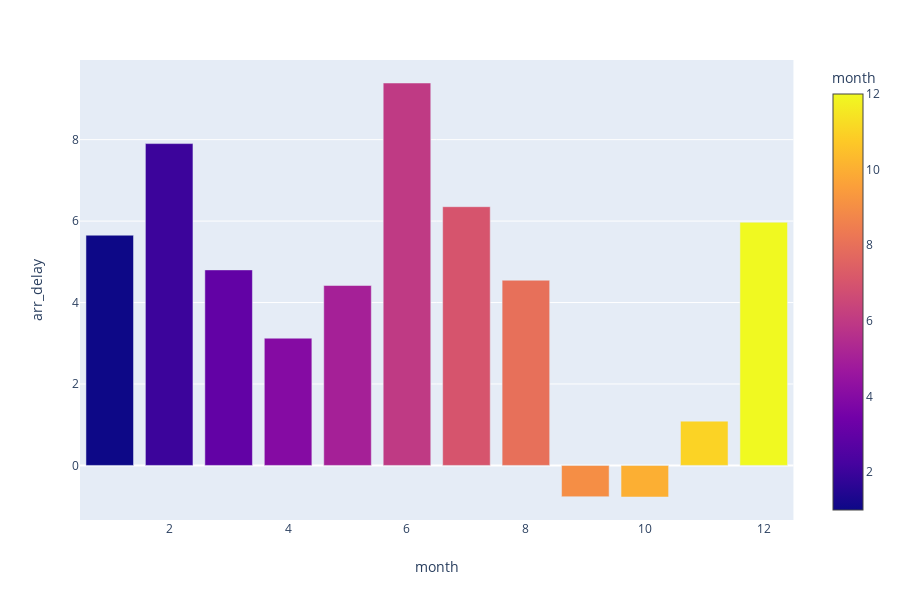

The cell this chart's notebook holds for it:
### Code cell
fig = px.bar(df, x='month', y = 'arr_delay', color='month') #defining figure
fig.show() #to show figure defined above

### Figure 1 — Plotly figure (JSON) as saved in the notebook; plotly's stock layout.template omitted (floating-point values rounded to 4 significant figures)
{"data": [{"alignmentgroup": "True", "hoverlabel": {"namelength": 0}, "hovertemplate": "month=%{marker.color}<br>arr_delay=%{y}", "legendgroup": "", "marker": {"color": [1, 2, 3, 4, 5, 6, 7, 8, 9, 10, 11, 12], "coloraxis": "coloraxis"}, "name": "", "offsetgroup": "", "orientation": "v", "showlegend": false, "textposition": "auto", "type": "bar", "x": [1, 2, 3, 4, 5, 6, 7, 8, 9, 10, 11, 12], "xaxis": "x", "y": ["5.6533274605930615", "7.903148015685324", "4.801888513459922", "3.1247219937710113", "4.4186718927630775", "9.391036263363347", "6.353538767624703", "4.547990739144742", "-0.7679300391873465", "-0.7751133874301934", "1.0875992580752694", "5.971955011163742"], "yaxis": "y"}], "layout": {"barmode": "relative", "coloraxis": {"colorbar": {"title": {"text": "month"}}, "colorscale": [[0, "#0d0887"], [0.1111, "#46039f"], [0.2222, "#7201a8"], [0.3333, "#9c179e"], [0.4444, "#bd3786"], [0.5556, "#d8576b"], [0.6667, "#ed7953"], [0.7778, "#fb9f3a"], [0.8889, "#fdca26"], [1, "#f0f921"]]}, "height": 600, "legend": {"tracegroupgap": 0}, "margin": {"t": 60}, "xaxis": {"anchor": "y", "domain": [0, 0.98], "title": {"text": "month"}}, "yaxis": {"anchor": "x", "domain": [0, 1], "title": {"text": "arr_delay"}}}}
